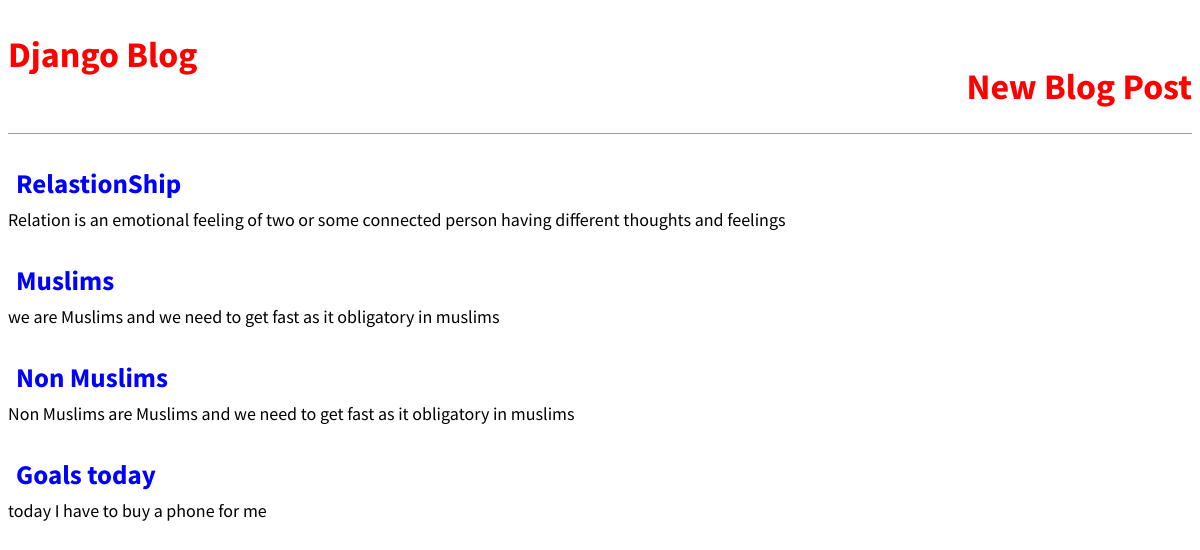
The page / on the database its author committed.
### blog/models.py (models this page shows, shortened)
class Post(models.Model):
    title = models.CharField(max_length=255)
    author = models.ForeignKey(
        "auth.User",
        on_delete=models.CASCADE,
    )
    body = models.TextField()

### blog/views.py (the view)
# urls.py: path("", BlogListView.as_view(), name="home"),
class BlogListView(ListView):
    model = Post
    template_name = "home.html"

### templates/home.html
{% extends "base.html" %}
{% block content %}
    {% for post in object_list %}
        <div class="post-entry">
            <h2><a href="{% url 'post_detail' post.pk %}">{{ post.title }}</a></h2>
            <p>{{ post.body }}</p>
        </div>
    {% endfor %}
{% endblock %}

### templates/base.html (shortened to what this page needs)
{% load static %}
<!DOCTYPE html>
<html lang="en">
<head>
    <link href="{% static 'css/base.css' %}" rel="stylesheet">
</head>
<body>
    <header>
        <div class = 'nav-left'>
            <h1><a href="{% url 'home' %}">Django Blog</a></h1>
        </div>
        <div class = 'nav-right'>
            <h1><a href="{% url 'post_new' %}">New Blog Post</a></h1>
        </div>
    </header>
    <div>
        {% block content %}
        {% endblock %}
    </div>
</body>
</html>

### static/css/base.css (style rules this page uses)
body { font-family: 'Source Sans Pro', sans-serif; font-size: 18px; }
header { border-bottom: 1px solid #999; margin-bottom: 2rem; display: flex; }
header h1 a { color: red; text-decoration: none; }
.nav-left { margin-right: auto; }
.nav-right { display: flex; padding-top: 2rem; }
.post-entry { margin-bottom: 2rem; }
.post-entry h2 { margin: 0.5rem; }
.post-entry h2 a, .post-entry h2 a:visited { color: blue; text-decoration: none; }
.post-entry p { margin: 0; font-weight: 400; }

### rows shown on the page
Post: title "RelastionShip", body "Relation is an emotional feeling of two or some connected person having different thoughts and feelings"
Post: title "Muslims", body "we are Muslims and we need to get fast as it obligatory in muslims"
Post: title "Non Muslims", body "Non Muslims are Muslims and we need to get fast as it obligatory in muslims"
Post: title "Goals today", body "today I have to buy a phone for me"
